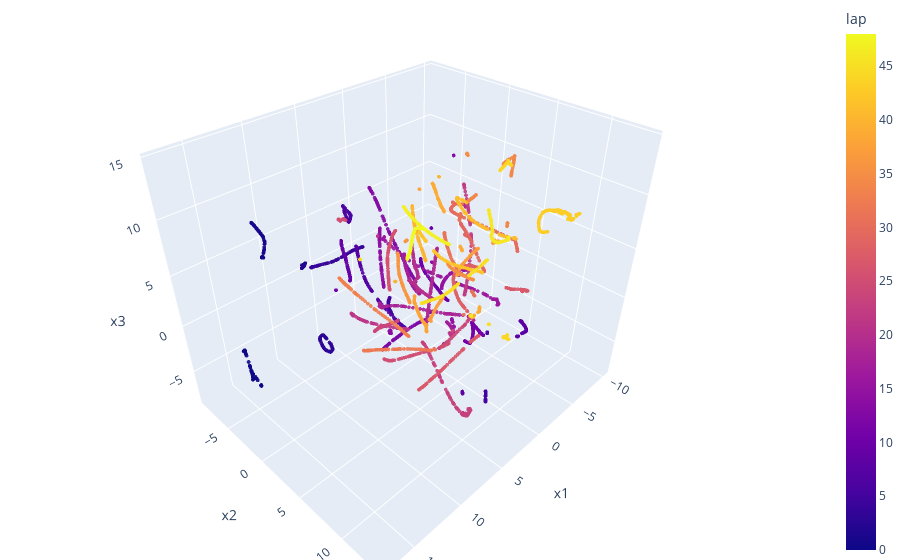

Notebook cell for this chart:
### Code cell
fig = px.scatter_3d(df, x='x1', y='x2', z='x3',
              color='lap', opacity=0.9)

fig.update_traces(marker_size=1.3)

# tight layout
fig.update_layout(margin=dict(l=0, r=0, b=0, t=0))
fig.show()

### Figure 1 — Plotly figure (JSON) as saved in the notebook; plotly's stock layout.template omitted (floating-point values rounded to 4 significant figures; data arrays with more than 128 entries replaced by an {"elided": "..."} marker saying what was removed)
{"data": [{"hovertemplate": "x1=%{x}<br>x2=%{y}<br>x3=%{z}<br>lap=%{marker.color}<extra></extra>", "legendgroup": "", "marker": {"color": {"elided": "3747 int values"}, "coloraxis": "coloraxis", "opacity": 0.9, "size": 1.3, "symbol": "circle"}, "mode": "markers", "name": "", "scene": "scene", "showlegend": false, "type": "scatter3d", "x": {"elided": "3747 float values"}, "y": {"elided": "3747 float values"}, "z": {"elided": "3747 float values"}}], "layout": {"coloraxis": {"colorbar": {"title": {"text": "lap"}}, "colorscale": [[0, "#0d0887"], [0.1111, "#46039f"], [0.2222, "#7201a8"], [0.3333, "#9c179e"], [0.4444, "#bd3786"], [0.5556, "#d8576b"], [0.6667, "#ed7953"], [0.7778, "#fb9f3a"], [0.8889, "#fdca26"], [1, "#f0f921"]]}, "legend": {"tracegroupgap": 0}, "margin": {"b": 0, "l": 0, "r": 0, "t": 0}, "scene": {"domain": {"x": [0, 1], "y": [0, 1]}, "xaxis": {"title": {"text": "x1"}}, "yaxis": {"title": {"text": "x2"}}, "zaxis": {"title": {"text": "x3"}}}}}
